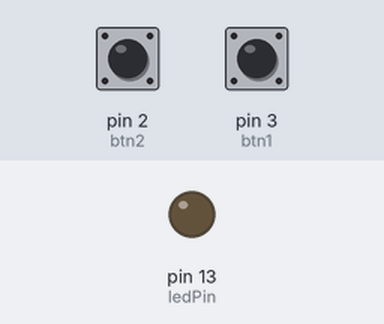
The sketch below on a simulated Arduino Uno, built with avr-gcc and run on an emulated ATmega328P. On the bench: output pins drawn as LEDs (lit = HIGH). The test bench sets the inputs (shaded band); at power-on: pin 3 (btn1) LOW, pin 2 (btn2) LOW.

Above: at 1.2 s.
1.3 s: pin 3 (btn1) pulled HIGH for 0.15 s
At 1.8 s:
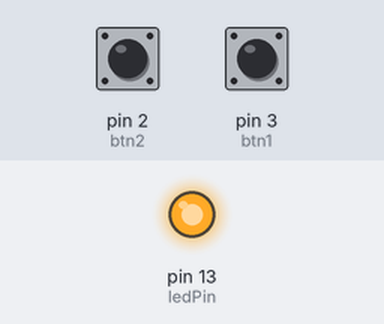
2.9 s: pin 2 (btn2) pulled HIGH for 0.15 s
At 4.1 s:
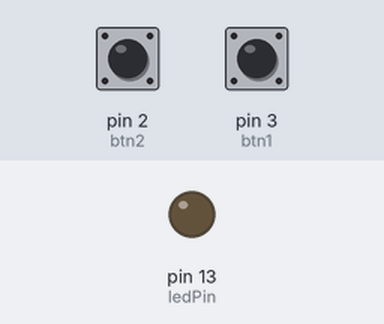
4.5 s: pin 3 (btn1) pulled HIGH for 1 s
At 5.4 s:
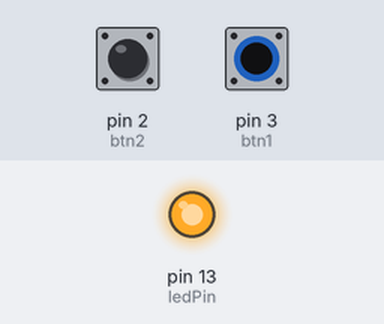
Timing chart, 0 to 7.5 s (numbered marks = the images above; inputs shaded):
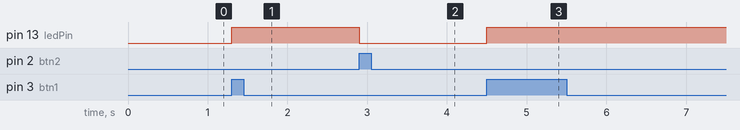

Measured:
- after the input at 1.3 s, pin 13 (ledPin): LOW → HIGH at once
- after the input at 2.9 s, pin 13 (ledPin): HIGH → LOW at once
- after the input at 4.5 s, pin 13 (ledPin): LOW → HIGH at once

The sketch:

switching_buttons.ino
```cpp
int ledPin = 13;
int btn1 = 3;
int btn2 = 2;
int s1 = 0;
int s2 = 0;

void setup() {
  pinMode(ledPin, OUTPUT);
  pinMode(btn1, INPUT);
  pinMode(btn2, INPUT);
}

void loop() {
  s1 = digitalRead(btn1);
  s2 = digitalRead(btn2);

  if (s1 == 1)
    digitalWrite(ledPin, HIGH);
  if (s2 == 1)
    digitalWrite(ledPin, LOW);

  delay(100);
}
```
